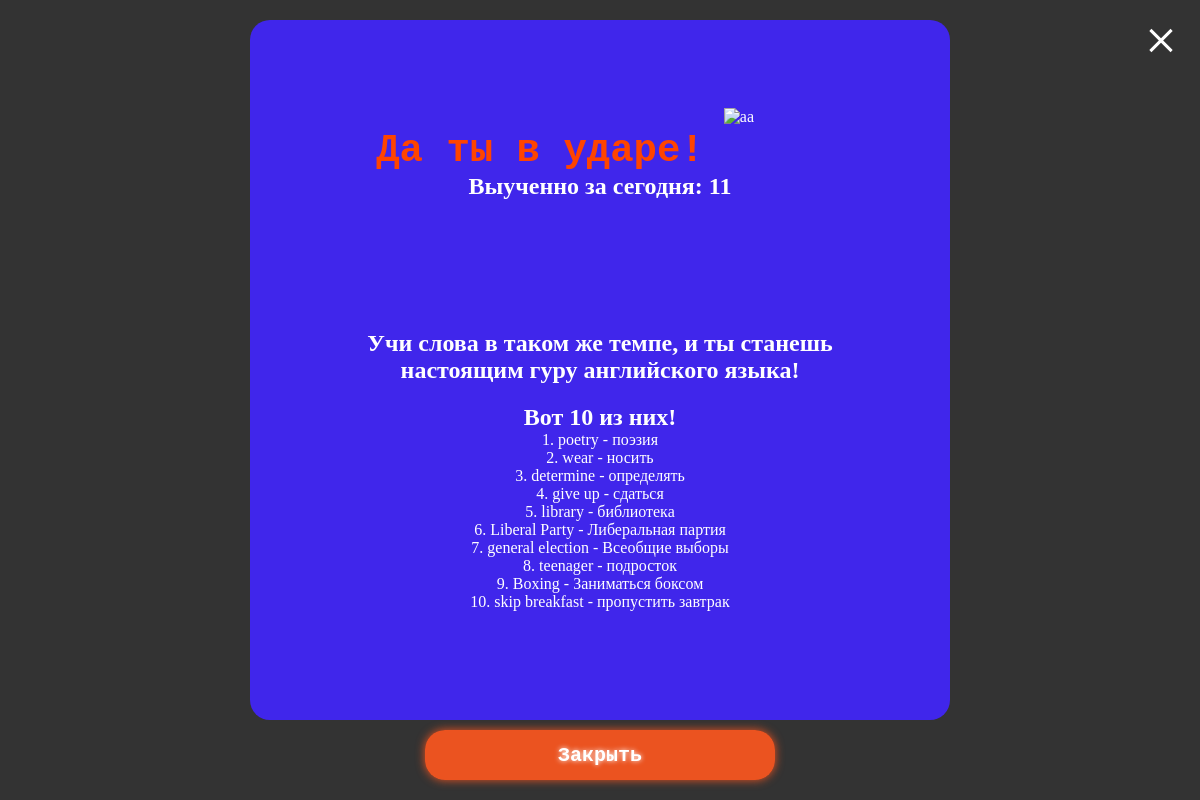
/repeat_progress (signed in), run on the app's committed database.
### dataf/words.py (models this page shows)
class Words(SqlAlchemyBase, flask_login.UserMixin):
    __tablename__ = 'words'
    id = sqlalchemy.Column(sqlalchemy.Integer, unique=True, primary_key=True, autoincrement=True)
    word_in_english = sqlalchemy.Column(sqlalchemy.String)
    word_in_russian = sqlalchemy.Column(sqlalchemy.String)
    url_for_img = sqlalchemy.Column(sqlalchemy.String)
    users = orm.relationship("Associate", back_populates="word")
    category_id = sqlalchemy.Column(ForeignKey("categories.id"))
    category = orm.relationship("Category", back_populates="words_list")

### main.py (the view)
@app.route("/repeat_progress", methods=['GET'])
@login_required
def repeat_progress():
    db_sess = db_session.create_session()
    wordsLearnToday = getWordsLearnToday(current_user.id)
    words = []
    for i in wordsLearnToday[:10]:
        word_obj = db_sess.query(Words).get(i.word_id)
        data_words = [word_obj.word_in_english, word_obj.word_in_russian]
        words.append(data_words)
    return render_template(
        "cards_progress.html",
        progress={"numbers": len(wordsLearnToday), "words_with_translate": words},
    ) # --> там в шаблоне отправляется запрос на /change_progress

### dataf/db_session.py (called while the page is built)
def create_session() -> Session:
    global __factory
    return __factory()

### main.py (called while the page is built)
def getWordsLearnToday(user_id):
    db_sess = db_session.create_session()
    words_learn_today = db_sess.query(Associate).filter(
        func.date(Associate.editing_date) == datetime.datetime.now().date(),
        Associate.user_id == user_id,
        Associate.state == 0,
    )
    wordsLearnToday = []
    for i in words_learn_today:
        wordsLearnToday.append(i)
    return wordsLearnToday

@login_manager.user_loader
def load_user(user_id):
    db_sess = db_session.create_session()
    return db_sess.query(User).get(user_id)

### templates/cards_progress.html (shortened to what this page needs)
<!DOCTYPE html>
<html lang="en">
<head>
    <link rel="stylesheet" href="../static/style/card_progress.css">
</head>
<body>
    <main>
        <div class="shadow">
            <form target="_self" action="/repeat_words">
                <button onclick="close_shadow()" class="exit_progress" href="/repeat_words">
                    <span></span>
                </button>
            </form>
            <div class="progress_window">
                <div id="top">
                    <div class="header">
                        <p>Да ты в ударе!</p>
                        <img alt="aa" src="https://i.gifer.com/5Mz4.gif">
                    </div>
                    <h2>Выученно за сегодня: {{ progress['numbers' ]}}</h2>
                </div>
                <div id="bottom">
                    <h2 class="shoulddo">Учи слова в таком же темпе, и ты станешь настоящим гуру английского языка!</h2>
                    <h2 class="shoulddo">Вот 10 из них!</h2>
                    <div class="words">
                        <ol>
                        {% for word in progress['words_with_translate'] %}
                            <li>{{loop.index}}. {{word[0]}} - {{word[1]}}</li>
                        {% endfor%}
                        </ol>
                    </div>
                </div>
            </div>
            <button onclick="close_shadow()" class="exit_progress_btn" href="/repeat_words">
                Закрыть
            </button>
        </div>
    </main>
</body>
</html>

### static/style/card_progress.css (style rules this page uses)
* { margin: 0px; padding: 0px; }
body { position: relative; height: 100%; min-height: 100vh; }
main { position: relative; height: 100%; min-height: 100vh; }
.shadow { position: relative; display: flex; flex-direction: column; justify-content: center; align-items: center; z-index: 4; min-height: 100vh; width: 100vw; overflow-x: hidden; height: 100%; background-color: rgba(0, 0, 0, 0.8); }
.exit_progress { z-index: 3; border: none; position: absolute; top: 2vw; right: 2vw; width: 30px; height: 30px; background-color: rgba(0, 0, 0, 0); }
.exit_progress span { background-color: #fff; }
.exit_progress span:nth-child(2) { display: block; position: absolute; top: 15px; right: 0px; width: 30px; height: 3px; transform: translateY(0) rotate(135deg); }
.progress_window { position: relative; width: 80vw; min-height: 700px; max-width: 700px; background-color: rgba(66, 37, 255, 0.9); border-radius: 20px; display: flex; flex-direction: column; align-items: center; justify-content: space-evenly; color: #fff; }
.header { position: relative; display: flex; flex-direction: row; align-items: center; gap: 20px; justify-content: center; }
.header p { color: rgb(255, 68, 0); font-style: normal; font-family: 'Courier New', Courier, monospace; font-size: calc(15px + 2vw); font-weight: 900; position: relative; height: 100%; display: flex; text-align: center; text-justify: center; }
.progress_window img { width: 10vw; margin-top: calc(-20px - 4vw); max-width: 100px; }
.words { position: relative; height: auto; text-align: center; }
.words ol { list-style-type: none }
.progress_window h2 { position: relative; width: calc(80vw - 40px); width: 100%; text-align: center; }
.shoulddo { margin-top: 20px; text-align: center; }
#top { position: relative; max-width: 80%; }
#bottom { position: relative; max-width: 80%; display: flex; flex-direction: column; justify-content: center; }
.exit_progress_btn { margin-top: 10px; height: 50px; max-width: 350px; width: 40vw; border-radius: 20px; background-color: rgba(255, 87, 31, 0.9); font-family: 'Courier New', Courier, monospace; font-weight: 900; font-size: 20px; color: #fff; box-shadow: 0px 0px 10px rgba(255, 87, 31, 0.9); border: none; text-shadow: 0px 0px 5px #fff; }

### data on the page
Words: word_in_english "poetry", word_in_russian "поэзия"
Words: word_in_english "wear", word_in_russian "носить"
Words: word_in_english "determine", word_in_russian "определять"
Words: word_in_english "give up", word_in_russian "сдаться"
Words: word_in_english "library", word_in_russian "библиотека"
Words: word_in_english "Liberal Party", word_in_russian "Либеральная партия"
Words: word_in_english "general election", word_in_russian "Всеобщие выборы"
Words: word_in_english "teenager", word_in_russian "подросток"
Words: word_in_english "Boxing", word_in_russian "Заниматься боксом"
Words: word_in_english "skip breakfast", word_in_russian "пропустить завтрак"

### other printed values
{{ progress['numbers' ] }} "11"
